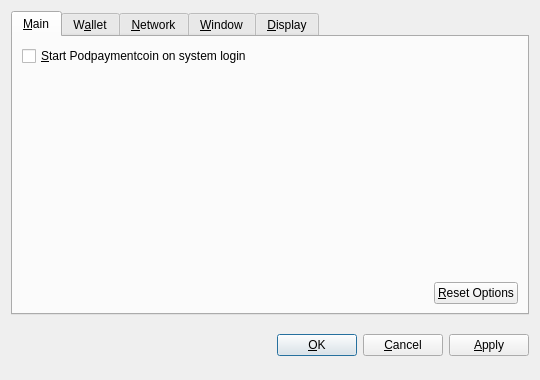
<?xml version="1.0" encoding="UTF-8"?>
<ui version="4.0">
 <class>OptionsDialog</class>
 <widget class="QDialog" name="OptionsDialog">
  <property name="geometry">
   <rect>
    <x>0</x>
    <y>0</y>
    <width>540</width>
    <height>380</height>
   </rect>
  </property>
  <property name="windowTitle">
   <string>Options</string>
  </property>
  <property name="modal">
   <bool>true</bool>
  </property>
  <layout class="QVBoxLayout" name="verticalLayout">
   <item>
    <widget class="QTabWidget" name="tabWidget">
     <property name="tabPosition">
      <enum>QTabWidget::North</enum>
     </property>
     <property name="currentIndex">
      <number>0</number>
     </property>
     <widget class="QWidget" name="tabMain">
      <attribute name="title">
       <string>&amp;Main</string>
      </attribute>
      <layout class="QVBoxLayout" name="verticalLayout_Main">
       <item>
        <widget class="QCheckBox" name="bitcoinAtStartup">
         <property name="toolTip">
          <string>Automatically start Podpaymentcoin after logging in to the system.</string>
         </property>
         <property name="text">
          <string>&amp;Start Podpaymentcoin on system login</string>
         </property>
        </widget>
       </item>
       <item>
        <spacer name="verticalSpacer_Main">
         <property name="orientation">
          <enum>Qt::Vertical</enum>
         </property>
         <property name="sizeHint" stdset="0">
          <size>
           <width>20</width>
           <height>40</height>
          </size>
         </property>
        </spacer>
       </item>
       <item>
        <layout class="QHBoxLayout" name="horizontalLayout_2_Main">
         <item>
          <spacer name="horizontalSpacer_2_Main">
           <property name="orientation">
            <enum>Qt::Horizontal</enum>
           </property>
           <property name="sizeHint" stdset="0">
            <size>
             <width>40</width>
             <height>20</height>
            </size>
           </property>
          </spacer>
         </item>
         <item>
          <widget class="QPushButton" name="resetButton">
           <property name="toolTip">
            <string>Reset all client options to default.</string>
           </property>
           <property name="text">
            <string>&amp;Reset Options</string>
           </property>
           <property name="autoDefault">
            <bool>false</bool>
           </property>
          </widget>
         </item>
        </layout>
       </item>
      </layout>
     </widget>
     <widget class="QWidget" name="tabWallet">
      <attribute name="title">
       <string>W&amp;allet</string>
      </attribute>
      <layout class="QVBoxLayout" name="verticalLayout_Network">
       <item>
        <widget class="QLabel" name="transactionFeeInfoLabel">
         <property name="text">
          <string>Optional transaction fee per kB that helps make sure your transactions are processed quickly. Most transactions are 1 kB.</string>
         </property>
         <property name="textFormat">
          <enum>Qt::PlainText</enum>
         </property>
         <property name="wordWrap">
          <bool>true</bool>
         </property>
        </widget>
       </item>
       <item>
        <layout class="QHBoxLayout" name="horizontalLayout_1_Main">
         <item>
          <widget class="QLabel" name="transactionFeeLabel">
           <property name="text">
            <string>Pay transaction &amp;fee</string>
           </property>
           <property name="textFormat">
            <enum>Qt::PlainText</enum>
           </property>
           <property name="buddy">
            <cstring>transactionFee</cstring>
           </property>
          </widget>
         </item>
         <item>
          <widget class="BitcoinAmountField" name="transactionFee"/>
         </item>
         <item>
          <spacer name="horizontalSpacer_1_Main">
           <property name="orientation">
            <enum>Qt::Horizontal</enum>
           </property>
           <property name="sizeHint" stdset="0">
            <size>
             <width>40</width>
             <height>20</height>
            </size>
           </property>
          </spacer>
         </item>
        </layout>
       </item>
       <item>
        <widget class="QLabel" name="label">
         <property name="text">
          <string>If you disable the spending of unconfirmed change, the change from a transaction cannot be used until that transaction has at least one confirmation. This also affects how your balance is computed.</string>
         </property>
         <property name="wordWrap">
          <bool>true</bool>
         </property>
        </widget>
       </item>
       <item>
        <widget class="QCheckBox" name="spendZeroConfChange">
         <property name="text">
          <string>Spend unconfirmed change  (experts only)</string>
         </property>
        </widget>
       </item>
       <item>
        <spacer name="verticalSpacer">
         <property name="orientation">
          <enum>Qt::Vertical</enum>
         </property>
         <property name="sizeHint" stdset="0">
          <size>
           <width>20</width>
           <height>40</height>
          </size>
         </property>
        </spacer>
       </item>
      </layout>
     </widget>
     <widget class="QWidget" name="tabNetwork">
      <attribute name="title">
       <string>&amp;Network</string>
      </attribute>
      <layout class="QVBoxLayout" name="verticalLayout_Network">
       <item>
        <widget class="QCheckBox" name="mapPortUpnp">
         <property name="toolTip">
          <string>Automatically open the Podpaymentcoin client port on the router. This only works when your router supports UPnP and it is enabled.</string>
         </property>
         <property name="text">
          <string>Map port using &amp;UPnP</string>
         </property>
        </widget>
       </item>
       <item>
        <widget class="QCheckBox" name="connectSocks">
         <property name="toolTip">
          <string>Connect to the Podpaymentcoin network through a SOCKS proxy (e.g. when connecting through Tor).</string>
         </property>
         <property name="text">
          <string>&amp;Connect through SOCKS proxy:</string>
         </property>
        </widget>
       </item>
       <item>
        <layout class="QHBoxLayout" name="horizontalLayout_Network">
         <item>
          <widget class="QLabel" name="proxyIpLabel">
           <property name="text">
            <string>Proxy &amp;IP:</string>
           </property>
           <property name="textFormat">
            <enum>Qt::PlainText</enum>
           </property>
           <property name="buddy">
            <cstring>proxyIp</cstring>
           </property>
          </widget>
         </item>
         <item>
          <widget class="QValidatedLineEdit" name="proxyIp">
           <property name="maximumSize">
            <size>
             <width>140</width>
             <height>16777215</height>
            </size>
           </property>
           <property name="toolTip">
            <string>IP address of the proxy (e.g. 127.0.0.1)</string>
           </property>
          </widget>
         </item>
         <item>
          <widget class="QLabel" name="proxyPortLabel">
           <property name="text">
            <string>&amp;Port:</string>
           </property>
           <property name="textFormat">
            <enum>Qt::PlainText</enum>
           </property>
           <property name="buddy">
            <cstring>proxyPort</cstring>
           </property>
          </widget>
         </item>
         <item>
          <widget class="QLineEdit" name="proxyPort">
           <property name="maximumSize">
            <size>
             <width>55</width>
             <height>16777215</height>
            </size>
           </property>
           <property name="toolTip">
            <string>Port of the proxy (e.g. 9050)</string>
           </property>
          </widget>
         </item>
         <item>
          <widget class="QLabel" name="socksVersionLabel">
           <property name="text">
            <string>SOCKS &amp;Version:</string>
           </property>
           <property name="textFormat">
            <enum>Qt::PlainText</enum>
           </property>
           <property name="buddy">
            <cstring>socksVersion</cstring>
           </property>
          </widget>
         </item>
         <item>
          <widget class="QValueComboBox" name="socksVersion">
           <property name="toolTip">
            <string>SOCKS version of the proxy (e.g. 5)</string>
           </property>
          </widget>
         </item>
         <item>
          <spacer name="horizontalSpacer_Network">
           <property name="orientation">
            <enum>Qt::Horizontal</enum>
           </property>
           <property name="sizeHint" stdset="0">
            <size>
             <width>40</width>
             <height>20</height>
            </size>
           </property>
          </spacer>
         </item>
        </layout>
       </item>
       <item>
        <spacer name="verticalSpacer_Network">
         <property name="orientation">
          <enum>Qt::Vertical</enum>
         </property>
         <property name="sizeHint" stdset="0">
          <size>
           <width>20</width>
           <height>40</height>
          </size>
         </property>
        </spacer>
       </item>
      </layout>
     </widget>
     <widget class="QWidget" name="tabWindow">
      <attribute name="title">
       <string>&amp;Window</string>
      </attribute>
      <layout class="QVBoxLayout" name="verticalLayout_Window">
       <item>
        <widget class="QCheckBox" name="minimizeToTray">
         <property name="toolTip">
          <string>Show only a tray icon after minimizing the window.</string>
         </property>
         <property name="text">
          <string>&amp;Minimize to the tray instead of the taskbar</string>
         </property>
        </widget>
       </item>
       <item>
        <widget class="QCheckBox" name="minimizeOnClose">
         <property name="toolTip">
          <string>Minimize instead of exit the application when the window is closed. When this option is enabled, the application will be closed only after selecting Quit in the menu.</string>
         </property>
         <property name="text">
          <string>M&amp;inimize on close</string>
         </property>
        </widget>
       </item>
       <item>
        <spacer name="verticalSpacer_Window">
         <property name="orientation">
          <enum>Qt::Vertical</enum>
         </property>
         <property name="sizeHint" stdset="0">
          <size>
           <width>20</width>
           <height>40</height>
          </size>
         </property>
        </spacer>
       </item>
      </layout>
     </widget>
     <widget class="QWidget" name="tabDisplay">
      <attribute name="title">
       <string>&amp;Display</string>
      </attribute>
      <layout class="QVBoxLayout" name="verticalLayout_Display">
       <item>
        <layout class="QHBoxLayout" name="horizontalLayout_1_Display">
         <item>
          <widget class="QLabel" name="langLabel">
           <property name="text">
            <string>User Interface &amp;language:</string>
           </property>
           <property name="textFormat">
            <enum>Qt::PlainText</enum>
           </property>
           <property name="buddy">
            <cstring>lang</cstring>
           </property>
          </widget>
         </item>
         <item>
          <widget class="QValueComboBox" name="lang">
           <property name="toolTip">
            <string>The user interface language can be set here. This setting will take effect after restarting Podpaymentcoin.</string>
           </property>
          </widget>
         </item>
        </layout>
       </item>
       <item>
        <layout class="QHBoxLayout" name="horizontalLayout_2_Display">
         <item>
          <widget class="QLabel" name="unitLabel">
           <property name="text">
            <string>&amp;Unit to show amounts in:</string>
           </property>
           <property name="textFormat">
            <enum>Qt::PlainText</enum>
           </property>
           <property name="buddy">
            <cstring>unit</cstring>
           </property>
          </widget>
         </item>
         <item>
          <widget class="QValueComboBox" name="unit">
           <property name="toolTip">
            <string>Choose the default subdivision unit to show in the interface and when sending coins.</string>
           </property>
          </widget>
         </item>
        </layout>
       </item>
       <item>
        <widget class="QCheckBox" name="displayAddresses">
         <property name="toolTip">
          <string>Whether to show Podpaymentcoin addresses in the transaction list or not.</string>
         </property>
         <property name="text">
          <string>&amp;Display addresses in transaction list</string>
         </property>
        </widget>
       </item>
       <item>
        <widget class="QCheckBox" name="coinControlFeatures">
         <property name="toolTip">
          <string>Whether to show coin control features or not.</string>
         </property>
         <property name="text">
          <string>Display coin &amp;control features (experts only!)</string>
         </property>
        </widget>
       </item>
       <item>
        <spacer name="verticalSpacer_Display">
         <property name="orientation">
          <enum>Qt::Vertical</enum>
         </property>
         <property name="sizeHint" stdset="0">
          <size>
           <width>20</width>
           <height>40</height>
          </size>
         </property>
        </spacer>
       </item>
      </layout>
     </widget>
    </widget>
   </item>
   <item>
    <layout class="QHBoxLayout" name="horizontalLayout_Buttons">
     <item>
      <spacer name="horizontalSpacer_1">
       <property name="orientation">
        <enum>Qt::Horizontal</enum>
       </property>
       <property name="sizeHint" stdset="0">
        <size>
         <width>40</width>
         <height>48</height>
        </size>
       </property>
      </spacer>
     </item>
     <item>
      <widget class="QLabel" name="statusLabel">
       <property name="font">
        <font>
         <weight>75</weight>
         <bold>true</bold>
        </font>
       </property>
       <property name="text">
        <string/>
       </property>
       <property name="textFormat">
        <enum>Qt::PlainText</enum>
       </property>
       <property name="wordWrap">
        <bool>true</bool>
       </property>
      </widget>
     </item>
     <item>
      <spacer name="horizontalSpacer_2">
       <property name="orientation">
        <enum>Qt::Horizontal</enum>
       </property>
       <property name="sizeHint" stdset="0">
        <size>
         <width>40</width>
         <height>48</height>
        </size>
       </property>
      </spacer>
     </item>
     <item>
      <widget class="QPushButton" name="okButton">
       <property name="text">
        <string>&amp;OK</string>
       </property>
      </widget>
     </item>
     <item>
      <widget class="QPushButton" name="cancelButton">
       <property name="text">
        <string>&amp;Cancel</string>
       </property>
       <property name="autoDefault">
        <bool>false</bool>
       </property>
      </widget>
     </item>
     <item>
      <widget class="QPushButton" name="applyButton">
       <property name="text">
        <string>&amp;Apply</string>
       </property>
       <property name="autoDefault">
        <bool>false</bool>
       </property>
      </widget>
     </item>
    </layout>
   </item>
  </layout>
 </widget>
 <customwidgets>
  <customwidget>
   <class>BitcoinAmountField</class>
   <extends>QSpinBox</extends>
   <header>bitcoinamountfield.h</header>
  </customwidget>
  <customwidget>
   <class>QValueComboBox</class>
   <extends>QComboBox</extends>
   <header>qvaluecombobox.h</header>
  </customwidget>
  <customwidget>
   <class>QValidatedLineEdit</class>
   <extends>QLineEdit</extends>
   <header>qvalidatedlineedit.h</header>
  </customwidget>
 </customwidgets>
 <resources/>
 <connections/>
</ui>
